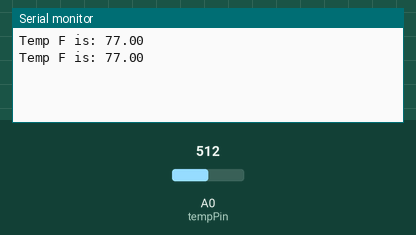
Recording of a sketch running on a simulated Arduino Uno, built with avr-gcc and run on an emulated ATmega328P. Parts: the last lines printed to the serial monitor. The test bench sets the inputs (shaded band); at power-on: A0 (tempPin) = 512.

Above: at 10.8 s.
10.9 s: A0 (tempPin) set to 716
At 20.7 s:
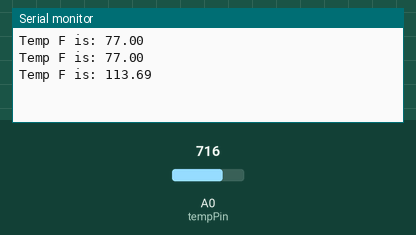
20.9 s: A0 (tempPin) set to 900
At 30.9 s:
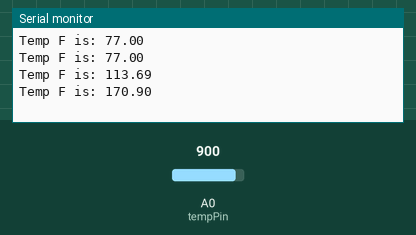
Timing chart, 0 to 32.4 s (numbered marks = the images above; inputs shaded):
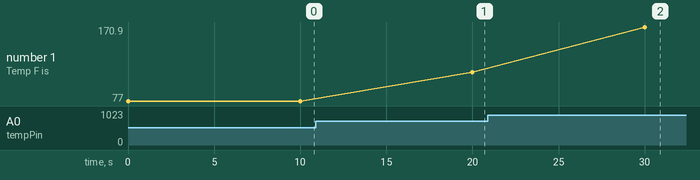

The sketch:

TemperatureMonitor.ino
```cpp
#include <RingBuf.h>

const int tempPin = 0;  // Recording temperature on pin A0
int count = 0;  // Interrupt counter
RingBuf<int, 100> dataBuff; // Initialize data buffer

void setup() {
  //Initialize serial and wait for port to open:
  Serial.begin(9600);
  while (!Serial) {
    ;  // wait for serial port to connect. Needed for native USB port only
  }

  // Initialize timer settings
  TCCR1A = 0;			        // Reset entire TCCR1A register
  TCCR1B = 0;			        // Reset entire TCCR1B register
  TCCR1B = _BV(CS12) | _BV(CS10) | _BV(WGM12);  // Set TCCR1B for 1024 prescalar and clear on match
  TIMSK1 = _BV(OCIE1A); // Enable compare match A
  OCR1A = 15625;          // Set compare match to 15625 for 1 second interrupts
}

void loop() {

  while (!dataBuff.isEmpty())
  {
    int tempReading;
    dataBuff.lockedPop(tempReading);

    // Thermocouple read/conversion code from Elegoo tutorial
    double tempK = log(10000.0 * ((1024.0 / tempReading - 1)));
    tempK = 1 / (0.001129148 + (0.000234125 + (0.0000000876741 * tempK * tempK )) * tempK );       //  Temp Kelvin
    float tempC = tempK - 273.15;            // Convert Kelvin to Celcius
    float tempF = (tempC * 9.0)/ 5.0 + 32.0; // Convert Celcius to Fahrenheit
    Serial.println("Temp F is: " + String(tempF));
  }

}

// Timer1 interrupt, triggers every second
ISR(TIMER1_COMPA_vect) {
  if(count == 0)
  {
    dataBuff.lockedPush(analogRead(tempPin));
  }

  count++;
  if(count > 9) {
    count = 0;
  }
}
```

Measured:
- after the input at 10.9 s, the serial monitor: prints a new line after 9.1 s (image 1)
- after the input at 20.9 s, the serial monitor: prints a new line after 9.1 s (image 2)
- plotted number 1: 77 → 113.69 after the input at 10.9 s, 113.69 → 170.9 after the input at 20.9 s
